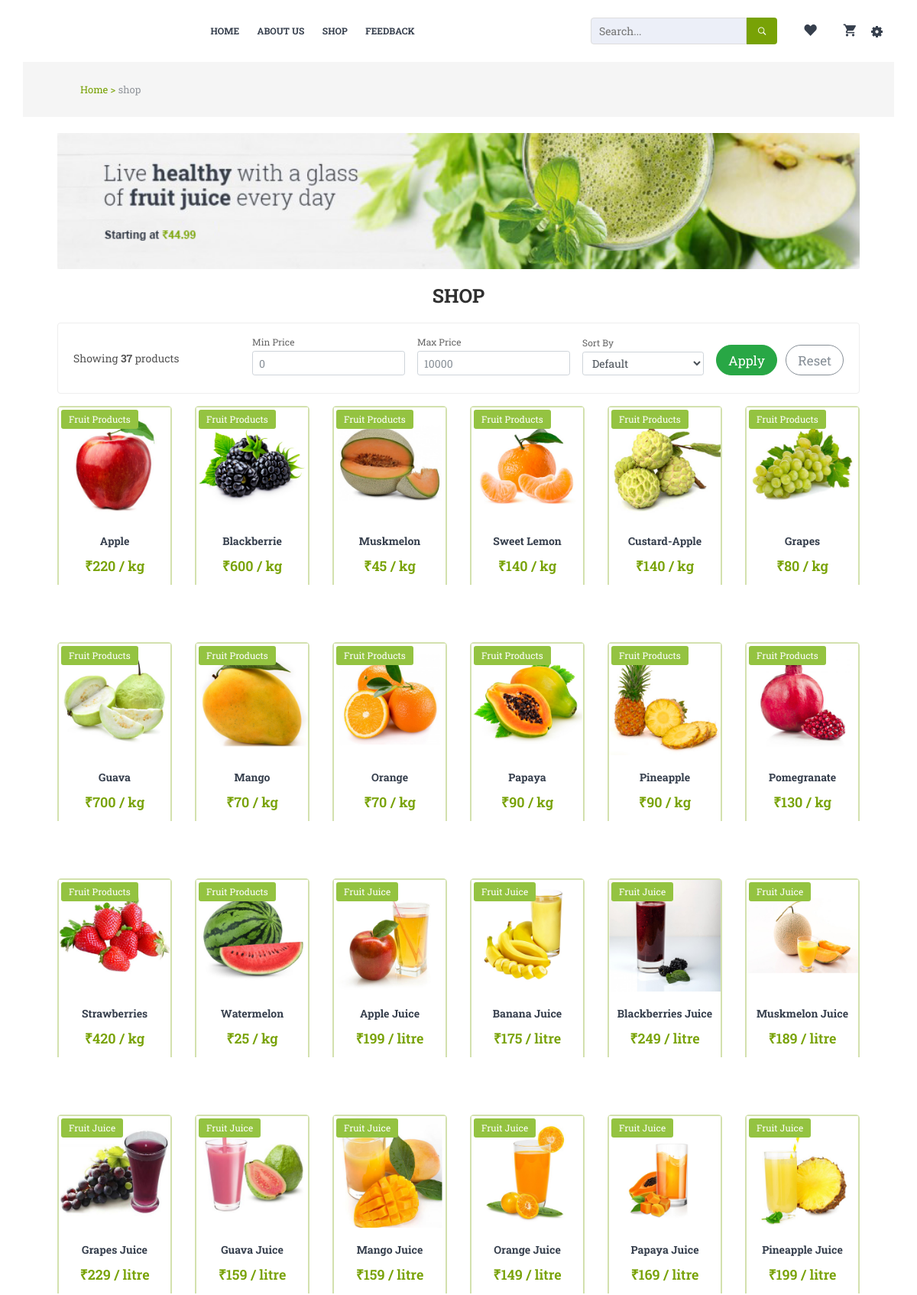
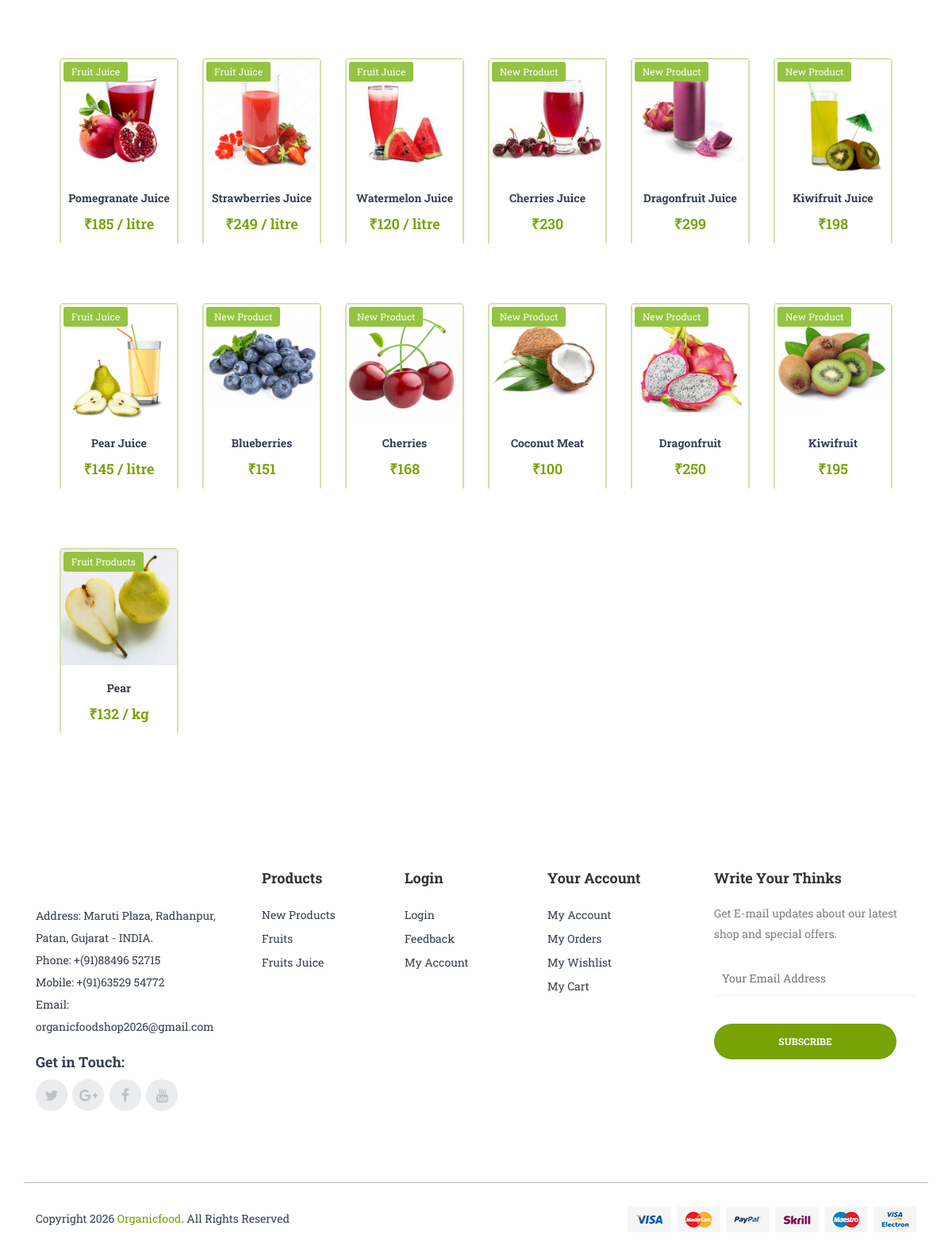
The app's page /shop/ with its own data (2 pictures, top to bottom).
### myapp/models.py (models this page shows, shortened)
class Product(models.Model):
    cat_name = models.ForeignKey(Category, on_delete=models.CASCADE)
    product_name = models.CharField(max_length=50)
    price = models.IntegerField()
    description = models.CharField(max_length=1000)
    product_image = models.ImageField(upload_to="media/%y/%m/%d")
    stock = models.IntegerField(default=10)

class Category(models.Model):
    cat_name = models.CharField(max_length=50)

### myapp/views.py (the view)
# urls.py: path('shop/',views.shop,name='shop'),
def shop(request):
    category = request.GET.get('category')
    if category == 'new':
        prod = Product.objects.filter(cat_name__cat_name__icontains='New')
    elif category == 'fruits':
        prod = Product.objects.filter(cat_name__cat_name__icontains='Fruit').exclude(cat_name__cat_name__icontains='Juice')
    elif category == 'juice':
        prod = Product.objects.filter(cat_name__cat_name__icontains='Juice')
    else:
        prod = Product.objects.all()
    sort_by = request.GET.get('sort')
    min_price = request.GET.get('min_price')
    max_price = request.GET.get('max_price')
    if min_price:
        prod = prod.filter(price__gte=min_price)
    if max_price:
        prod = prod.filter(price__lte=max_price)
    if sort_by == 'price_low':
        prod = prod.order_by('price')
    elif sort_by == 'price_high':
        prod = prod.order_by('-price')
    elif sort_by == 'name_asc':
        prod = prod.order_by('product_name')
    return render(request, 'shop.html', {'prod': prod})

### myapp/templates/shop.html (shortened to what this page needs)
{% extends 'base.html' %}
{% load static %}
{% block extra_head %}
<link rel="stylesheet" href="{% static '/assets/css/jquery-ui.css' %}">
{% endblock %}
{% block base %}
<div class="breadcrumb_container">
    <div class="container-fluid">
        <div class="row">
            <div class="col-12">
                <nav>
                    <ul>
                        <li>
                            <a href="{% url 'index' %}">Home ></a>
                        </li>
                        <li>shop</li>
                    </ul>
                </nav>
            </div>
        </div>
    </div>
</div>
<br>
<div class="organic_food_wrapper">
    <div class="container-fluid">
        <div class="row">
            <div class="col-12">
                <div class="categories_banner">
                    <div class="categories_banner_inner">
                        <img src="{% static '/assets/img/banner/shop.jpg' %}" alt="">
                    </div>
                    <h3>SHOP</h3>
                </div>
                <div class="shop-toolbar d-flex flex-wrap justify-content-between align-items-center mb-3">
                    <div class="shop-toolbar-left">
                        <p style="margin:0;font-size:14px;color:#555;">
                            Showing <strong>{{ prod|length }}</strong> products
                        </p>
                    </div>
                    <form action="{% url 'shop' %}" method="GET" class="shop-toolbar-form d-flex flex-wrap align-items-end">
                        <div class="toolbar-group mr-3 mb-2">
                            <label style="font-size:12px;color:#666;">Min Price</label>
                            <input type="number" name="min_price" value="{{ request.GET.min_price }}" placeholder="0"
                                   class="form-control form-control-sm" style="min-width:90px;">
                            </div>
                        <div class="toolbar-group mr-3 mb-2">
                            <label style="font-size:12px;color:#666;">Max Price</label>
                            <input type="number" name="max_price" value="{{ request.GET.max_price }}" placeholder="10000"
                                   class="form-control form-control-sm" style="min-width:90px;">
                            </div>
                        <div class="toolbar-group mr-3 mb-2">
                            <label style="font-size:12px;color:#666;">Sort By</label>
                            <select name="sort" class="form-control form-control-sm" style="min-width:150px;">
                                    <option value="">Default</option>
                                </select>
                            </div>
                        <div class="toolbar-actions mb-2">
                            <button type="submit" class="btn btn-success btn-sm" style="margin-right:8px;">Apply</button>
                            <a href="{% url 'shop' %}" class="btn btn-outline-secondary btn-sm">Reset</a>
                        </div>
                    </form>
                </div>
                <div class="tab_product_wrapper">
                    <div class="tab-content">
                        <div class="tab-pane fade show active" id="shop_active">
                            <div class="row">
                                {% for i in prod %}
                                <div class="col-xl-2 col-lg-3 col-md-4 col-sm-6">
                                    <div class="single__product">
                                        <div class="single_product__inner">
                                            <div class="product_img">
                                                <a href="{% url 'productdetails' %}?cid={{i.id}}" title="Product-Details">
                                                    <img src="{{i.product_image.url}}" alt="">
                                                </a>
                                            </div>
                                            <div class="product__content text-center">
                                                <div class="produc_desc_info">
                                                    <div class="product_title">
                                                                <h4>
                                                                    <a href="{% url 'productdetails' %}">
                                                                        {{ i.product_name }}
                                                                    </a>
                                                                </h4>
                                                                <span style="display:block;font-size:12px;color:#777;">
                                                                    {{ i.cat_name.cat_name }}
                                                                </span>
                                                    </div>
                                                    <div class="product_price">
                                                        <p>
                                                            ₹{{ i.price }}
                                                            {% if i.cat_name.id == 6 %}
                                                                / kg
                                                            {% elif i.cat_name.id == 7 %}
                                                                / litre
                                                            {% endif %}
                                                        </p>
                                                    </div>
                                                </div>
                                            </div>
                                        </div>
                                    </div>
                                </div>
                                {% empty %}
                                <div class="col-12">
                                    <p style="padding:20px 0;text-align:center;color:#777;">No products found for selected filters.</p>
                                </div>
                                {% endfor %}
                            </div>
                        </div>
                    </div>
                </div>
            </div>
        </div>
    </div>
</div>
{% endblock %}

### records on screen
Product: product_image (picture), product_name "Apple", cat_name.cat_name "Fruit Products", price "220", shows "/ kg"
Product: product_image (picture), product_name "Blackberrie", cat_name.cat_name "Fruit Products", price "600", shows "/ kg"
Product: product_image (picture), product_name "Muskmelon", cat_name.cat_name "Fruit Products", price "45", shows "/ kg"
Product: product_image (picture), product_name "Sweet Lemon", cat_name.cat_name "Fruit Products", price "140", shows "/ kg"
Product: product_image (picture), product_name "Custard-Apple", cat_name.cat_name "Fruit Products", price "140", shows "/ kg"
Product: product_image (picture), product_name "Grapes", cat_name.cat_name "Fruit Products", price "80", shows "/ kg"
Product: product_image (picture), product_name "Guava", cat_name.cat_name "Fruit Products", price "700", shows "/ kg"
Product: product_image (picture), product_name "Mango", cat_name.cat_name "Fruit Products", price "70", shows "/ kg"
Product: product_image (picture), product_name "Orange", cat_name.cat_name "Fruit Products", price "70", shows "/ kg"
Product: product_image (picture), product_name "Papaya", cat_name.cat_name "Fruit Products", price "90", shows "/ kg"
Product: product_image (picture), product_name "Pineapple", cat_name.cat_name "Fruit Products", price "90", shows "/ kg"
Product: product_image (picture), product_name "Pomegranate", cat_name.cat_name "Fruit Products", price "130", shows "/ kg"
Product: product_image (picture), product_name "Strawberries", cat_name.cat_name "Fruit Products", price "420", shows "/ kg"
Product: product_image (picture), product_name "Watermelon", cat_name.cat_name "Fruit Products", price "25", shows "/ kg"
Product: product_image (picture), product_name "Apple Juice", cat_name.cat_name "Fruit Juice", price "199", shows "/ litre"
Product: product_image (picture), product_name "Banana Juice", cat_name.cat_name "Fruit Juice", price "175", shows "/ litre"
Product: product_image (picture), product_name "Blackberries Juice", cat_name.cat_name "Fruit Juice", price "249", shows "/ litre"
Product: product_image (picture), product_name "Muskmelon Juice", cat_name.cat_name "Fruit Juice", price "189", shows "/ litre"
Product: product_image (picture), product_name "Grapes Juice", cat_name.cat_name "Fruit Juice", price "229", shows "/ litre"
Product: product_image (picture), product_name "Guava Juice", cat_name.cat_name "Fruit Juice", price "159", shows "/ litre"
Product: product_image (picture), product_name "Mango Juice", cat_name.cat_name "Fruit Juice", price "159", shows "/ litre"
Product: product_image (picture), product_name "Orange Juice", cat_name.cat_name "Fruit Juice", price "149", shows "/ litre"
Product: product_image (picture), product_name "Papaya Juice", cat_name.cat_name "Fruit Juice", price "169", shows "/ litre"
Product: product_image (picture), product_name "Pineapple Juice", cat_name.cat_name "Fruit Juice", price "199", shows "/ litre"
Product: product_image (picture), product_name "Pomegranate Juice", cat_name.cat_name "Fruit Juice", price "185", shows "/ litre"
Product: product_image (picture), product_name "Strawberries Juice", cat_name.cat_name "Fruit Juice", price "249", shows "/ litre"
Product: product_image (picture), product_name "Watermelon Juice", cat_name.cat_name "Fruit Juice", price "120", shows "/ litre"
Product: product_image (picture), product_name "Cherries Juice", cat_name.cat_name "New Product", price "230"
Product: product_image (picture), product_name "Dragonfruit Juice", cat_name.cat_name "New Product", price "299"
Product: product_image (picture), product_name "Kiwifruit Juice", cat_name.cat_name "New Product", price "198"
Product: product_image (picture), product_name "Pear Juice", cat_name.cat_name "Fruit Juice", price "145", shows "/ litre"
Product: product_image (picture), product_name "Blueberries", cat_name.cat_name "New Product", price "151"
Product: product_image (picture), product_name "Cherries", cat_name.cat_name "New Product", price "168"
Product: product_image (picture), product_name "Coconut Meat", cat_name.cat_name "New Product", price "100"
Product: product_image (picture), product_name "Dragonfruit", cat_name.cat_name "New Product", price "250"
Product: product_image (picture), product_name "Kiwifruit", cat_name.cat_name "New Product", price "195"
Product: product_image (picture), product_name "Pear", cat_name.cat_name "Fruit Products", price "132", shows "/ kg"

### other values on screen
{{ prod|length }} "37"
